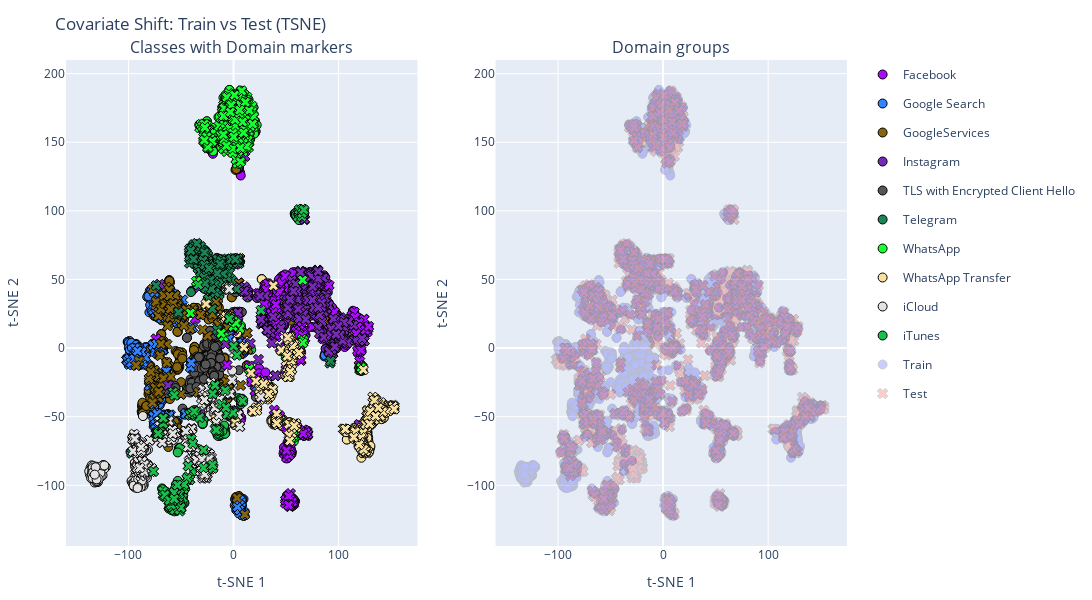

This figure's notebook cell:
### Code cell
import plotly.express as px
import plotly.graph_objects as go
from plotly.subplots import make_subplots
import pandas as pd

df = pd.DataFrame(plot_data)

# --- Stable color mapping for classes (same color across Train/Test) ---
classes = sorted(df["class"].unique())
palette = px.colors.qualitative.Alphabet  # or Alphabet / Plotly / Set3
cls_to_color = {c: palette[i % len(palette)] for i, c in enumerate(classes)}

fig = make_subplots(
    rows=1, cols=2,
    subplot_titles=("Classes with Domain markers", "Domain groups")
)

# === LEFT: color by class, symbol by domain, with outlines ===
for domain, symbol in [("Train", "circle"), ("Test", "x")]:
    sub = df[df["domain"] == domain]
    for cls in classes:
        cls_sub = sub[sub["class"] == cls]
        if cls_sub.empty:
            continue
        fig.add_trace(
            go.Scatter(
                x=cls_sub[xname],
                y=cls_sub[yname],
                mode="markers",
                name=cls,                    # one legend entry per class
                legendgroup=cls,             # group traces of same class
                showlegend=(domain == "Train"),  # show class once (on Train)
                marker=dict(
                    color=cls_to_color[cls],     # <-- fixed class color
                    symbol=symbol,
                    size=9,
                    line=dict(width=1, color="black"),  # outline
                ),
                text=[f"{cls} ({domain})"] * len(cls_sub),
                hovertemplate=(f"{xname}: %{{x}}<br>{yname}: %{{y}}<br>"
                               "Class: %{text}<extra></extra>"),
            ),
            row=1, col=1
        )

# === RIGHT: domain toggle only (outlined); optional domain colors ===
domain_color = {"Train": 'blue', "Test": 'red'}  # tweak if you like
for domain, symbol in [("Train", "circle"), ("Test", "x")]:
    sub = df[df["domain"] == domain]
    fig.add_trace(
        go.Scatter(
            x=sub[xname],
            y=sub[yname],
            mode="markers",
            name=domain,
            legendgroup=f"domain-{domain}",
            showlegend=True,
            opacity=0.2,
            marker=dict(
                color=domain_color[domain],
                symbol=symbol,
                size=9,
                line=dict(width=1, color="black"),
            ),
            text=sub["class"],
            hovertemplate=(f"{xname}: %{{x}}<br>{yname}: %{{y}}<br>"
                           "Class: %{text}<br>"
                           f"Domain: {domain}<extra></extra>"),
        ),
        row=1, col=2
    )

fig.update_layout(
    title=plot_title,
    xaxis_title=xname, yaxis_title=yname,
    xaxis2_title=xname, yaxis2_title=yname,
    width=1200, height=600,
    margin=dict(l=40, r=40, t=60, b=40),
)
fig.show()

### Figure 1 — Plotly figure (JSON) as saved in the notebook; plotly's stock layout.template omitted (floating-point values rounded to 4 significant figures; data arrays with more than 128 entries replaced by an {"elided": "..."} marker saying what was removed)
{"data": [{"hovertemplate": "t-SNE 1: %{x}<br>t-SNE 2: %{y}<br>Class: %{text}<extra></extra>", "legendgroup": "Facebook", "marker": {"color": "#AA0DFE", "line": {"color": "black", "width": 1}, "size": 9, "symbol": "circle"}, "mode": "markers", "name": "Facebook", "showlegend": true, "text": {"elided": "300 str values"}, "type": "scatter", "x": {"elided": "300 float values"}, "xaxis": "x", "y": {"elided": "300 float values"}, "yaxis": "y"}, {"hovertemplate": "t-SNE 1: %{x}<br>t-SNE 2: %{y}<br>Class: %{text}<extra></extra>", "legendgroup": "Google Search", "marker": {"color": "#3283FE", "line": {"color": "black", "width": 1}, "size": 9, "symbol": "circle"}, "mode": "markers", "name": "Google Search", "showlegend": true, "text": {"elided": "275 str values"}, "type": "scatter", "x": {"elided": "275 float values"}, "xaxis": "x", "y": {"elided": "275 float values"}, "yaxis": "y"}, {"hovertemplate": "t-SNE 1: %{x}<br>t-SNE 2: %{y}<br>Class: %{text}<extra></extra>", "legendgroup": "GoogleServices", "marker": {"color": "#85660D", "line": {"color": "black", "width": 1}, "size": 9, "symbol": "circle"}, "mode": "markers", "name": "GoogleServices", "showlegend": true, "text": {"elided": "300 str values"}, "type": "scatter", "x": {"elided": "300 float values"}, "xaxis": "x", "y": {"elided": "300 float values"}, "yaxis": "y"}, {"hovertemplate": "t-SNE 1: %{x}<br>t-SNE 2: %{y}<br>Class: %{text}<extra></extra>", "legendgroup": "Instagram", "marker": {"color": "#782AB6", "line": {"color": "black", "width": 1}, "size": 9, "symbol": "circle"}, "mode": "markers", "name": "Instagram", "showlegend": true, "text": {"elided": "300 str values"}, "type": "scatter", "x": {"elided": "300 float values"}, "xaxis": "x", "y": {"elided": "300 float values"}, "yaxis": "y"}, {"hovertemplate": "t-SNE 1: %{x}<br>t-SNE 2: %{y}<br>Class: %{text}<extra></extra>", "legendgroup": "TLS with Encrypted Client Hello", "marker": {"color": "#565656", "line": {"color": "black", "width": 1}, "size": 9, "symbol": "circle"}, "mode": "markers", "name": "TLS with Encrypted Client Hello", "showlegend": true, "text": {"elided": "300 str values"}, "type": "scatter", "x": {"elided": "300 float values"}, "xaxis": "x", "y": {"elided": "300 float values"}, "yaxis": "y"}, {"hovertemplate": "t-SNE 1: %{x}<br>t-SNE 2: %{y}<br>Class: %{text}<extra></extra>", "legendgroup": "Telegram", "marker": {"color": "#1C8356", "line": {"color": "black", "width": 1}, "size": 9, "symbol": "circle"}, "mode": "markers", "name": "Telegram", "showlegend": true, "text": {"elided": "208 str values"}, "type": "scatter", "x": {"elided": "208 float values"}, "xaxis": "x", "y": {"elided": "208 float values"}, "yaxis": "y"}, {"hovertemplate": "t-SNE 1: %{x}<br>t-SNE 2: %{y}<br>Class: %{text}<extra></extra>", "legendgroup": "WhatsApp", "marker": {"color": "#16FF32", "line": {"color": "black", "width": 1}, "size": 9, "symbol": "circle"}, "mode": "markers", "name": "WhatsApp", "showlegend": true, "text": {"elided": "300 str values"}, "type": "scatter", "x": {"elided": "300 float values"}, "xaxis": "x", "y": {"elided": "300 float values"}, "yaxis": "y"}, {"hovertemplate": "t-SNE 1: %{x}<br>t-SNE 2: %{y}<br>Class: %{text}<extra></extra>", "legendgroup": "WhatsApp Transfer", "marker": {"color": "#F7E1A0", "line": {"color": "black", "width": 1}, "size": 9, "symbol": "circle"}, "mode": "markers", "name": "WhatsApp Transfer", "showlegend": true, "text": {"elided": "277 str values"}, "type": "scatter", "x": {"elided": "277 float values"}, "xaxis": "x", "y": {"elided": "277 float values"}, "yaxis": "y"}, {"hovertemplate": "t-SNE 1: %{x}<br>t-SNE 2: %{y}<br>Class: %{text}<extra></extra>", "legendgroup": "iCloud", "marker": {"color": "#E2E2E2", "line": {"color": "black", "width": 1}, "size": 9, "symbol": "circle"}, "mode": "markers", "name": "iCloud", "showlegend": true, "text": {"elided": "300 str values"}, "type": "scatter", "x": {"elided": "300 float values"}, "xaxis": "x", "y": {"elided": "300 float values"}, "yaxis": "y"}, {"hovertemplate": "t-SNE 1: %{x}<br>t-SNE 2: %{y}<br>Class: %{text}<extra></extra>", "legendgroup": "iTunes", "marker": {"color": "#1CBE4F", "line": {"color": "black", "width": 1}, "size": 9, "symbol": "circle"}, "mode": "markers", "name": "iTunes", "showlegend": true, "text": {"elided": "182 str values"}, "type": "scatter", "x": {"elided": "182 float values"}, "xaxis": "x", "y": {"elided": "182 float values"}, "yaxis": "y"}, {"hovertemplate": "t-SNE 1: %{x}<br>t-SNE 2: %{y}<br>Class: %{text}<extra></extra>", "legendgroup": "Facebook", "marker": {"color": "#AA0DFE", "line": {"color": "black", "width": 1}, "size": 9, "symbol": "x"}, "mode": "markers", "name": "Facebook", "showlegend": false, "text": {"elided": "300 str values"}, "type": "scatter", "x": {"elided": "300 float values"}, "xaxis": "x", "y": {"elided": "300 float values"}, "yaxis": "y"}, {"hovertemplate": "t-SNE 1: %{x}<br>t-SNE 2: %{y}<br>Class: %{text}<extra></extra>", "legendgroup": "Google Search", "marker": {"color": "#3283FE", "line": {"color": "black", "width": 1}, "size": 9, "symbol": "x"}, "mode": "markers", "name": "Google Search", "showlegend": false, "text": {"elided": "214 str values"}, "type": "scatter", "x": {"elided": "214 float values"}, "xaxis": "x", "y": {"elided": "214 float values"}, "yaxis": "y"}, {"hovertemplate": "t-SNE 1: %{x}<br>t-SNE 2: %{y}<br>Class: %{text}<extra></extra>", "legendgroup": "GoogleServices", "marker": {"color": "#85660D", "line": {"color": "black", "width": 1}, "size": 9, "symbol": "x"}, "mode": "markers", "name": "GoogleServices", "showlegend": false, "text": {"elided": "151 str values"}, "type": "scatter", "x": {"elided": "151 float values"}, "xaxis": "x", "y": {"elided": "151 float values"}, "yaxis": "y"}, {"hovertemplate": "t-SNE 1: %{x}<br>t-SNE 2: %{y}<br>Class: %{text}<extra></extra>", "legendgroup": "Instagram", "marker": {"color": "#782AB6", "line": {"color": "black", "width": 1}, "size": 9, "symbol": "x"}, "mode": "markers", "name": "Instagram", "showlegend": false, "text": {"elided": "300 str values"}, "type": "scatter", "x": {"elided": "300 float values"}, "xaxis": "x", "y": {"elided": "300 float values"}, "yaxis": "y"}, {"hovertemplate": "t-SNE 1: %{x}<br>t-SNE 2: %{y}<br>Class: %{text}<extra></extra>", "legendgroup": "Telegram", "marker": {"color": "#1C8356", "line": {"color": "black", "width": 1}, "size": 9, "symbol": "x"}, "mode": "markers", "name": "Telegram", "showlegend": false, "text": ["Telegram (Test)", "Telegram (Test)", "Telegram (Test)", "Telegram (Test)", "Telegram (Test)", "Telegram (Test)", "Telegram (Test)", "Telegram (Test)", "Telegram (Test)", "Telegram (Test)", "Telegram (Test)", "Telegram (Test)", "Telegram (Test)", "Telegram (Test)", "Telegram (Test)", "Telegram (Test)", "Telegram (Test)", "Telegram (Test)", "Telegram (Test)", "Telegram (Test)", "Telegram (Test)", "Telegram (Test)", "Telegram (Test)", "Telegram (Test)", "Telegram (Test)", "Telegram (Test)", "Telegram (Test)", "Telegram (Test)", "Telegram (Test)", "Telegram (Test)", "Telegram (Test)", "Telegram (Test)", "Telegram (Test)", "Telegram (Test)", "Telegram (Test)", "Telegram (Test)", "Telegram (Test)", "Telegram (Test)", "Telegram (Test)", "Telegram (Test)", "Telegram (Test)", "Telegram (Test)", "Telegram (Test)", "Telegram (Test)", "Telegram (Test)", "Telegram (Test)", "Telegram (Test)", "Telegram (Test)", "Telegram (Test)", "Telegram (Test)", "Telegram (Test)", "Telegram (Test)", "Telegram (Test)", "Telegram (Test)", "Telegram (Test)", "Telegram (Test)", "Telegram (Test)", "Telegram (Test)", "Telegram (Test)", "Telegram (Test)", "Telegram (Test)", "Telegram (Test)", "Telegram (Test)", "Telegram (Test)", "Telegram (Test)", "Telegram (Test)", "Telegram (Test)", "Telegram (Test)", "Telegram (Test)", "Telegram (Test)", "Telegram (Test)", "Telegram (Test)", "Telegram (Test)", "Telegram (Test)", "Telegram (Test)", "Telegram (Test)", "Telegram (Test)", "Telegram (Test)", "Telegram (Test)", "Telegram (Test)", "Telegram (Test)", "Telegram (Test)", "Telegram (Test)", "Telegram (Test)", "Telegram (Test)", "Telegram (Test)", "Telegram (Test)", "Telegram (Test)", "Telegram (Test)", "Telegram (Test)", "Telegram (Test)", "Telegram (Test)", "Telegram (Test)", "Telegram (Test)", "Telegram (Test)", "Telegram (Test)", "Telegram (Test)", "Telegram (Test)", "Telegram (Test)", "Telegram (Test)", "Telegram (Test)", "Telegram (Test)", "Telegram (Test)", "Telegram (Test)", "Telegram (Test)", "Telegram (Test)", "Telegram (Test)", "Telegram (Test)", "Telegram (Test)", "Telegram (Test)", "Telegram (Test)", "Telegram (Test)", "Telegram (Test)", "Telegram (Test)", "Telegram (Test)", "Telegram (Test)", "Telegram (Test)", "Telegram (Test)", "Telegram (Test)", "Telegram (Test)", "Telegram (Test)"], "type": "scatter", "x": [-20.75, -27.97, 5.119, -23.85, -33.19, -41.96, -5.015, -12.57, -52.92, -31.88, -25.22, -20.11, -2.268, -11.0, -39.0, -19.25, -13.97, 91.79, -20.75, -38.18, 5.265, -24.43, -19.04, -11.17, 2.895, -16.18, -12.58, -24.45, -20.76, -27.11, -52.35, -19.52, -31.56, -37.93, -38.06, -0.189, -25.44, -28.16, -34.57, -36.94, -29.97, 2.865, -33.72, -33.83, -10.29, -31.42, -12.3, -26.05, -20.54, -25.97, -12.02, 3.865, -42.25, -8.575, -22.73, -10.11, -25.38, -73.8, -15.29, -27.06, -31.85, -31.35, 4.093, -17.64, -23.54, -1.902, -17.75, -38.61, -18.04, -18.2, -13.17, -32.63, -23.85, -15.45, 3.813, -13.75, -31.34, -14.55, -15.66, -40.88, -25.53, -4.018, -14.27, 4.034, -21.46, -3.794, -27.71, -12.81, -15.35, -41.94, -0.1983, -34.97, -19.57, -16.21, -20.16, -38.05, -26.56, -10.35, -29.03, -40.61, -17.36, -6.204, -24.85, -26.25, -28.11, -27.73, 4.034, -3.777, -30.55, -9.8, -21.0, -15.47, -96.94, -22.23, -2.139, 92.43, -11.84, -12.88, -23.41, 1.703, -27.02], "xaxis": "x", "y": [59.42, 58.8, 64.22, 35.74, 60.4, 61.84, 61.94, 58.1, 24.89, 53.44, 54.92, 28.8, 64.9, 64.92, 70.3, 38.98, 50.19, -10.92, 46.62, 69.75, 61.63, 67.35, 42.52, 49.27, 43.07, 44.5, 59.63, 54.66, 50.51, 69.77, 26.06, 49.3, 65.57, 75.41, 66.56, 64.78, 55.34, 66.14, 65.54, 73.87, 59.13, 63.31, 59.73, 58.11, 54.2, 55.41, 51.69, 51.93, 43.85, 69.2, 61.58, 62.21, 70.04, 46.82, 49.48, 53.98, 44.95, 45.49, 64.71, 54.43, 64.23, 64.14, 64.38, 40.76, 60.77, 49.53, 59.45, 72.72, 46.18, 40.31, 45.11, 72.71, 35.74, 13.48, 64.56, 39.1, 74.06, 56.4, 42.4, 64.66, 58.43, 64.33, 47.49, 65.23, 56.87, 54.83, 69.6, 52.31, 50.83, 67.13, 65.36, 76.26, 47.14, 46.65, 28.61, 64.69, 43.56, 48.01, 63.74, 71.03, 40.37, 51.56, 53.43, 56.05, 51.55, 60.55, 65.23, 64.31, 47.95, 54.01, 42.97, 54.48, -76.7, 49.5, 64.87, -9.339, 63.57, 61.3, 58.06, 64.62, 47.13], "yaxis": "y"}, {"hovertemplate": "t-SNE 1: %{x}<br>t-SNE 2: %{y}<br>Class: %{text}<extra></extra>", "legendgroup": "WhatsApp", "marker": {"color": "#16FF32", "line": {"color": "black", "width": 1}, "size": 9, "symbol": "x"}, "mode": "markers", "name": "WhatsApp", "showlegend": false, "text": {"elided": "300 str values"}, "type": "scatter", "x": {"elided": "300 float values"}, "xaxis": "x", "y": {"elided": "300 float values"}, "yaxis": "y"}, {"hovertemplate": "t-SNE 1: %{x}<br>t-SNE 2: %{y}<br>Class: %{text}<extra></extra>", "legendgroup": "WhatsApp Transfer", "marker": {"color": "#F7E1A0", "line": {"color": "black", "width": 1}, "size": 9, "symbol": "x"}, "mode": "markers", "name": "WhatsApp Transfer", "showlegend": false, "text": {"elided": "254 str values"}, "type": "scatter", "x": {"elided": "254 float values"}, "xaxis": "x", "y": {"elided": "254 float values"}, "yaxis": "y"}, {"hovertemplate": "t-SNE 1: %{x}<br>t-SNE 2: %{y}<br>Class: %{text}<extra></extra>", "legendgroup": "iCloud", "marker": {"color": "#E2E2E2", "line": {"color": "black", "width": 1}, "size": 9, "symbol": "x"}, "mode": "markers", "name": "iCloud", "showlegend": false, "text": {"elided": "300 str values"}, "type": "scatter", "x": {"elided": "300 float values"}, "xaxis": "x", "y": {"elided": "300 float values"}, "yaxis": "y"}, {"hovertemplate": "t-SNE 1: %{x}<br>t-SNE 2: %{y}<br>Class: %{text}<extra></extra>", "legendgroup": "iTunes", "marker": {"color": "#1CBE4F", "line": {"color": "black", "width": 1}, "size": 9, "symbol": "x"}, "mode": "markers", "name": "iTunes", "showlegend": false, "text": {"elided": "143 str values"}, "type": "scatter", "x": {"elided": "143 float values"}, "xaxis": "x", "y": {"elided": "143 float values"}, "yaxis": "y"}, {"hovertemplate": "t-SNE 1: %{x}<br>t-SNE 2: %{y}<br>Class: %{text}<br>Domain: Train<extra></extra>", "legendgroup": "domain-Train", "marker": {"color": "blue", "line": {"color": "black", "width": 1}, "size": 9, "symbol": "circle"}, "mode": "markers", "name": "Train", "opacity": 0.2, "showlegend": true, "text": {"elided": "2742 str values"}, "type": "scatter", "x": {"elided": "2742 float values"}, "xaxis": "x2", "y": {"elided": "2742 float values"}, "yaxis": "y2"}, {"hovertemplate": "t-SNE 1: %{x}<br>t-SNE 2: %{y}<br>Class: %{text}<br>Domain: Test<extra></extra>", "legendgroup": "domain-Test", "marker": {"color": "red", "line": {"color": "black", "width": 1}, "size": 9, "symbol": "x"}, "mode": "markers", "name": "Test", "opacity": 0.2, "showlegend": true, "text": {"elided": "2083 str values"}, "type": "scatter", "x": {"elided": "2083 float values"}, "xaxis": "x2", "y": {"elided": "2083 float values"}, "yaxis": "y2"}], "layout": {"annotations": [{"font": {"size": 16}, "showarrow": false, "text": "Classes with Domain markers", "x": 0.225, "xanchor": "center", "xref": "paper", "y": 1, "yanchor": "bottom", "yref": "paper"}, {"font": {"size": 16}, "showarrow": false, "text": "Domain groups", "x": 0.775, "xanchor": "center", "xref": "paper", "y": 1, "yanchor": "bottom", "yref": "paper"}], "height": 600, "margin": {"b": 40, "l": 40, "r": 40, "t": 60}, "title": {"text": "Covariate Shift: Train vs Test (TSNE)"}, "width": 1200, "xaxis": {"anchor": "y", "autorange": true, "domain": [0, 0.45], "range": [-158.9, 174.5], "title": {"text": "t-SNE 1"}, "type": "linear"}, "xaxis2": {"anchor": "y2", "autorange": true, "domain": [0.55, 1], "range": [-158.9, 174.5], "title": {"text": "t-SNE 1"}, "type": "linear"}, "yaxis": {"anchor": "x", "autorange": true, "domain": [0, 1], "range": [-144.2, 209.9], "title": {"text": "t-SNE 2"}, "type": "linear"}, "yaxis2": {"anchor": "x2", "autorange": true, "domain": [0, 1], "range": [-144.2, 209.9], "title": {"text": "t-SNE 2"}, "type": "linear"}}}
